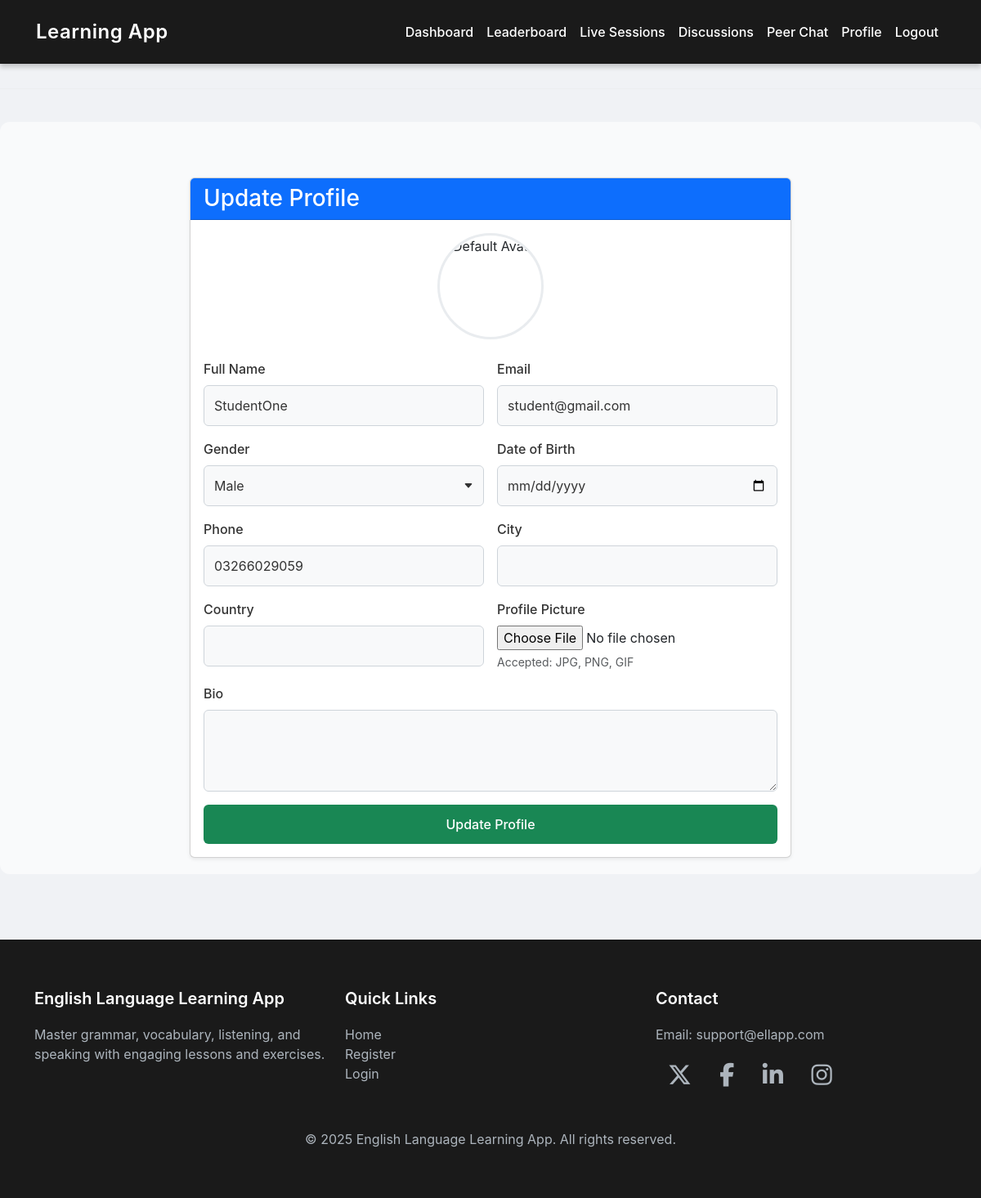
Page /update-profile/ (signed in) on the earlier database version.
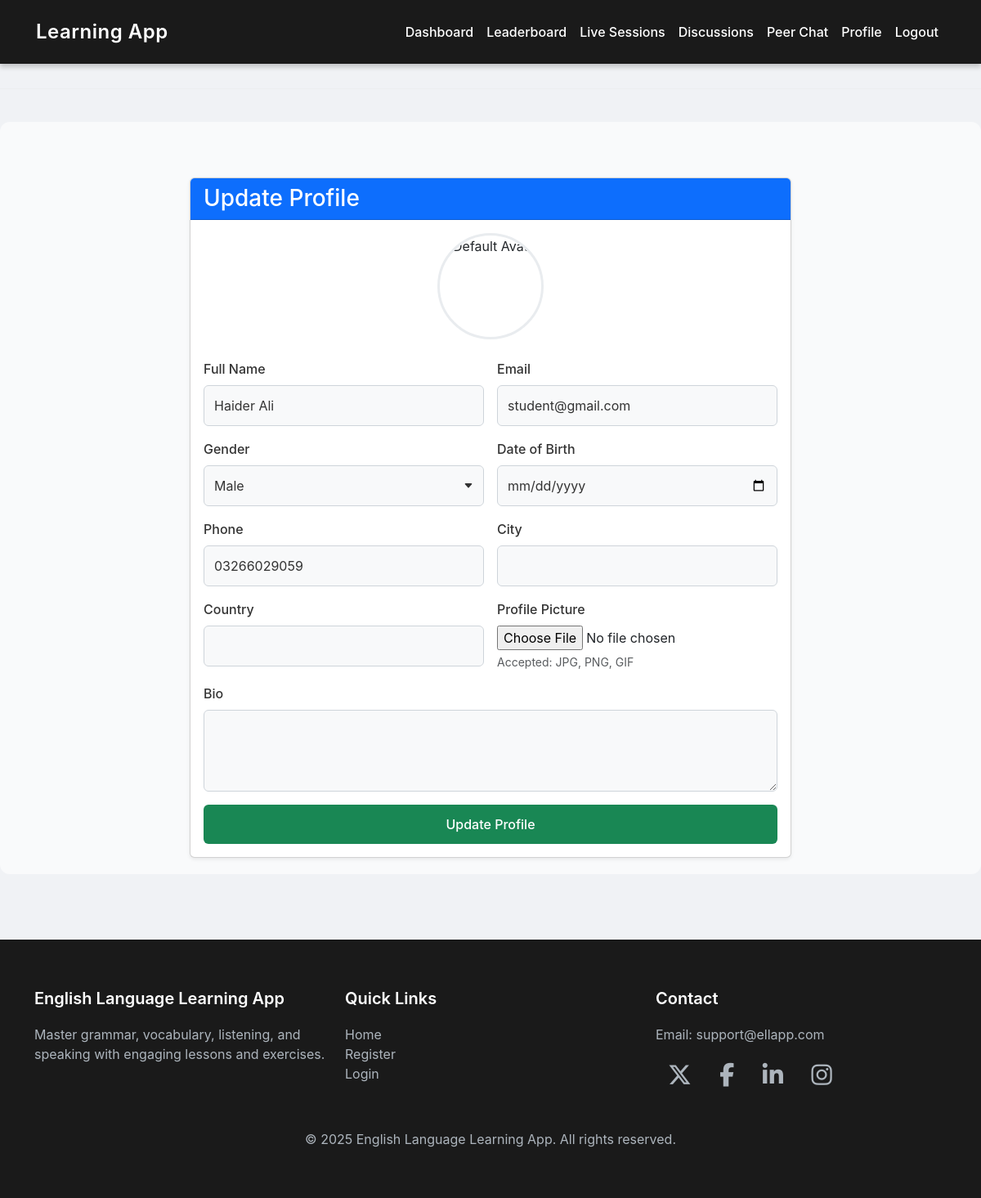
Same page on the later database version.
### myapp/models.py (models this page shows, shortened)
class UserRegister(models.Model):
    ROLE_CHOICES = [
        ('teacher', 'Teacher'),
        ('student', 'Student'),
    ]
    GENDER_CHOICES = [
        ('male', 'Male'),
        ('female', 'Female'),
        ('other', 'Other'),
    ]
    STATUS_CHOICES = [
        ('active', 'Active'),
        ('inactive', 'Inactive'),
    ]
    full_name = models.CharField(max_length=100)
    email = models.EmailField(unique=True)
    password = models.CharField(max_length=255)  # store hashed password
    role = models.CharField(max_length=10, choices=ROLE_CHOICES)
    gender = models.CharField(max_length=10, choices=GENDER_CHOICES, null=True, blank=True)
    dob = models.DateField(null=True, blank=True)
    profile_picture = models.ImageField(upload_to='profiles/', null=True, blank=True)
    phone = models.CharField(max_length=20, null=True, blank=True)
    bio = models.TextField(null=True, blank=True)
    country = models.CharField(max_length=100, null=True, blank=True)
    city = models.CharField(max_length=100, null=True, blank=True)
    status = models.CharField(max_length=10, choices=STATUS_CHOICES, default='active')
    created_at = models.DateTimeField(auto_now_add=True)
    updated_at = models.DateTimeField(auto_now=True)

### myapp/views.py (the view)
# urls.py: path('update-profile/', views.update_profile, name='update_profile'),
def update_profile(request):
    if not request.session.get('user_id'):
        messages.error(request, "Please login first.")
        return redirect('login')
    user = get_object_or_404(UserRegister, id=request.session['user_id'])
    if request.method == 'POST':
        form = UpdateProfileForm(request.POST, request.FILES, instance=user)
        if form.is_valid():
            form.save()
            messages.success(request, "Profile updated successfully.")
            return redirect('update_profile')
    else:
        form = UpdateProfileForm(instance=user)
    return render(request, 'update_profile.html', {'form': form, 'user': user})

### myapp/forms.py
class UpdateProfileForm(forms.ModelForm):
    class Meta:
        model = UserRegister
        fields = [
            'full_name', 'email', 'gender', 'dob', 'profile_picture',
            'phone', 'bio', 'country', 'city'
        ]
        widgets = {
            'full_name': forms.TextInput(attrs={'class': 'form-control'}),
            'email': forms.EmailInput(attrs={'class': 'form-control'}),
            'gender': forms.Select(attrs={'class': 'form-control'}),
            'dob': forms.DateInput(attrs={'type': 'date', 'class': 'form-control'}),
            'phone': forms.TextInput(attrs={'class': 'form-control'}),
            'bio': forms.Textarea(attrs={'class': 'form-control', 'rows': 3}),
            'country': forms.TextInput(attrs={'class': 'form-control'}),
            'city': forms.TextInput(attrs={'class': 'form-control'}),
        }

### templates/update_profile.html (shortened to what this page needs)
{% extends "base.html" %}
{% load static %}
{% block content %}
<div class="container mt-5">
    <div class="row justify-content-center">
        <div class="col-md-8">
            <div class="card shadow-sm">
                <div class="card-header bg-primary text-white">
                    <h3 class="mb-0">Update Profile</h3>
                </div>
                <div class="card-body">
                    <div class="d-flex justify-content-center mb-4">
                        <div style="width:130px; height:130px; border-radius:50%; overflow:hidden; border:3px solid #e9ecef;">
                            {% if user.profile_picture %}
                                <img src="{{ user.profile_picture.url }}" alt="Profile Picture"
                                     style="width:100%; height:100%; object-fit:cover;">
                            {% else %}
                                <img src="{% static 'images/default-avatar.png' %}" alt="Default Avatar"
                                     style="width:100%; height:100%; object-fit:cover;">
                            {% endif %}
                        </div>
                    </div>
                    <form method="post" enctype="multipart/form-data" class="row g-3">
                        <div class="col-md-6">
                            <label class="form-label" for="{{ form.full_name.id_for_label }}">Full Name</label>
                            {{ form.full_name }}
                        </div>
                        <div class="col-md-6">
                            <label class="form-label" for="{{ form.email.id_for_label }}">Email</label>
                            {{ form.email }}
                        </div>
                        <div class="col-md-6">
                            <label class="form-label" for="{{ form.gender.id_for_label }}">Gender</label>
                            {{ form.gender }}
                        </div>
                        <div class="col-md-6">
                            <label class="form-label" for="{{ form.dob.id_for_label }}">Date of Birth</label>
                            {{ form.dob }}
                        </div>
                        <div class="col-md-6">
                            <label class="form-label" for="{{ form.phone.id_for_label }}">Phone</label>
                            {{ form.phone }}
                        </div>
                        <div class="col-md-6">
                            <label class="form-label" for="{{ form.city.id_for_label }}">City</label>
                            {{ form.city }}
                        </div>
                        <div class="col-md-6">
                            <label class="form-label" for="{{ form.country.id_for_label }}">Country</label>
                            {{ form.country }}
                        </div>
                        <div class="col-md-6">
                            <label class="form-label" for="{{ form.profile_picture.id_for_label }}">Profile Picture</label>
                            {{ form.profile_picture }}
                            <small class="text-muted d-block mt-1">Accepted: JPG, PNG, GIF</small>
                        </div>
                        <div class="col-12">
                            <label class="form-label" for="{{ form.bio.id_for_label }}">Bio</label>
                            {{ form.bio }}
                        </div>
                        <div class="col-12">
                            <button type="submit" class="btn btn-success w-100">Update Profile</button>
                        </div>
                    </form>
                </div>
            </div>
        </div>
    </div>
</div>
{% endblock %}

Differences in the rows shown:
changed UserRegister "student@gmail.com": full_name "StudentOne" → "Haider Ali"
